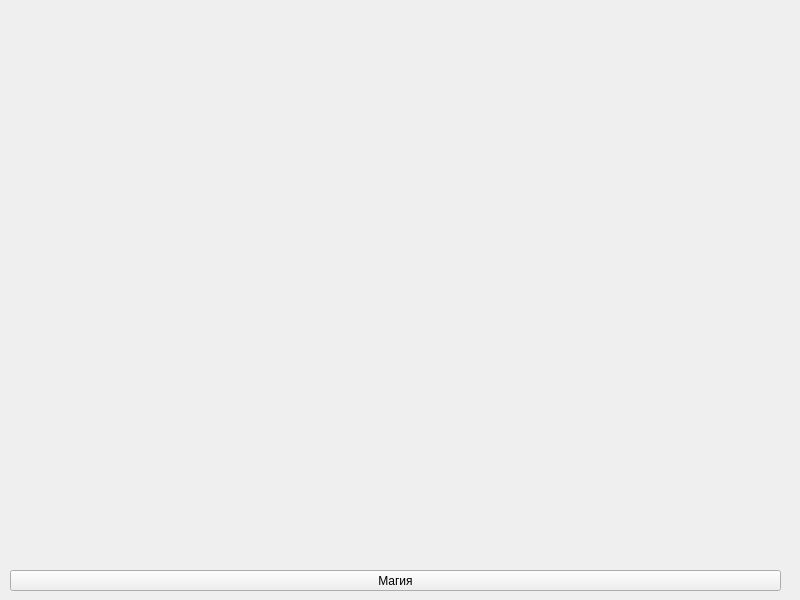
<?xml version="1.0" encoding="UTF-8"?>
<ui version="4.0">
 <class>MainWindow</class>
 <widget class="QMainWindow" name="MainWindow">
  <property name="geometry">
   <rect>
    <x>0</x>
    <y>0</y>
    <width>800</width>
    <height>600</height>
   </rect>
  </property>
  <property name="windowTitle">
   <string>MainWindow</string>
  </property>
  <widget class="QWidget" name="centralwidget">
   <widget class="QPushButton" name="magic_button">
    <property name="geometry">
     <rect>
      <x>10</x>
      <y>570</y>
      <width>771</width>
      <height>21</height>
     </rect>
    </property>
    <property name="text">
     <string>Магия</string>
    </property>
   </widget>
  </widget>
 </widget>
 <resources/>
 <connections/>
</ui>
